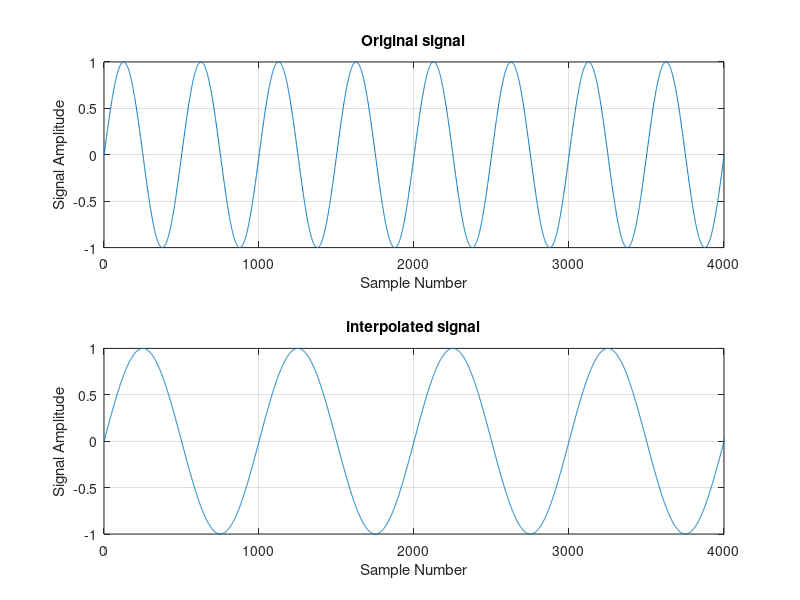

MATLAB code to generate this figure:
n=-2:1/1000:2; 

x1=sin(2*pi*2*n);

x2=interp(x1,2);

subplot(2,1,1); 
plot(x1); 
title('Original signal'); 
xlabel('Sample Number'); 
ylabel('Signal Amplitude'); 
axis([0 4000 -1 1]); 
grid; 

subplot(2,1,2); 
plot(x2); 
title('interpolated signal'); 
xlabel('Sample Number'); 
ylabel('Signal Amplitude'); 
axis([0 4000 -1 1]); 
grid;